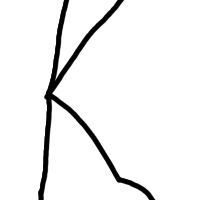
#> input picture computer-vision/test1.jpg, 200 x 200 px
$ python -i processing.py   (imports and definitions only)
#> lines starting #> are read from the running program, lines starting #| are printed output that depends on the picture; after the words box and inside, x2 and y2 are one past the last pixel; in counts of white or black regions, pixels touching at a corner belong together
#> further down, picture is the input picture: shape (200, 200, 3); min 0, max 255, mean 239.9
import cv2
import potrace

"""
Steps in image processing pipeline:
    1. extract paper from image
    2. turn into binary format to extract lines
        - adaptive thresholding
        - noise removal
    3. skeletonize image to get strokes
        - remove 'branches' in skeleton
    4. vectorise skeletonized image
        - convert to series of lines
        - convert sequential lines into curves
    5. normalise vector to correct proportions and angle
"""

#TODO
# find 4 coordinates of the corners of the paper and remove all components outside of it
# for now, assume flat a4 on contrasting surface
def extract_paper(image):
    final = image
    return final;

# find
def extract_lines(image):
    gray = cv2.cvtColor(image, cv2.COLOR_RGB2GRAY)

    blurred = cv2.GaussianBlur(gray, (5,5), 2)
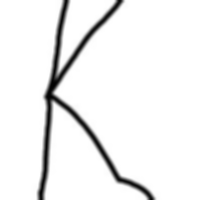
#> blurred: shape (200, 200); min 1, max 255, mean 239.9

    adaptive = cv2.adaptiveThreshold(blurred, 255, cv2.ADAPTIVE_THRESH_GAUSSIAN_C, cv2.THRESH_BINARY, 11, 2)
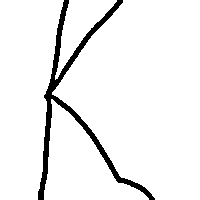
#> adaptive: shape (200, 200); 94% white; 1 black region, box (x1, y1, x2, y2) and area: (38, 0, 155, 200) 2393


    final = adaptive

    return final;

def skeletonize(image):
    image = cv2.ximgproc.thinning(image, image, cv2.ximgproc.THINNING_GUOHALL)
    # image = cv2.ximgproc.thinning(image)
    final = image
    return final;

def vectorize(image):
    bmp = potrace.Bitmap(image)
    final = image
    return final

>>> import cv2
>>> picture = cv2.cvtColor(cv2.imread('test1.jpg'), cv2.COLOR_BGR2RGB)
>>> result = extract_lines(picture)

$ run again, on computer-vision/test2.jpg
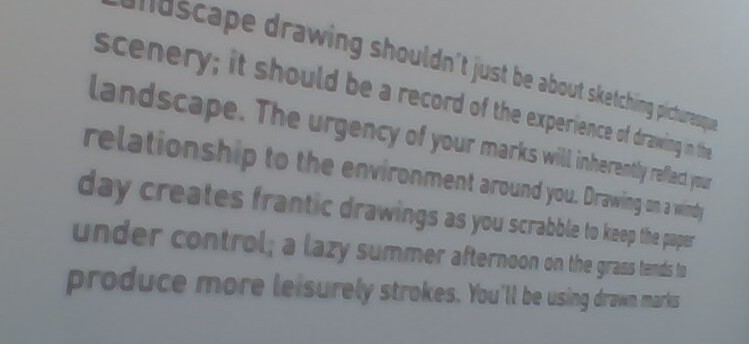
#> input picture computer-vision/test2.jpg, 749 x 344 px
#> in extract_lines, `adaptive = cv2.adaptiveThreshold(blurred, 255, cv2.ADAPTIVE_THRESH_GAU..`:
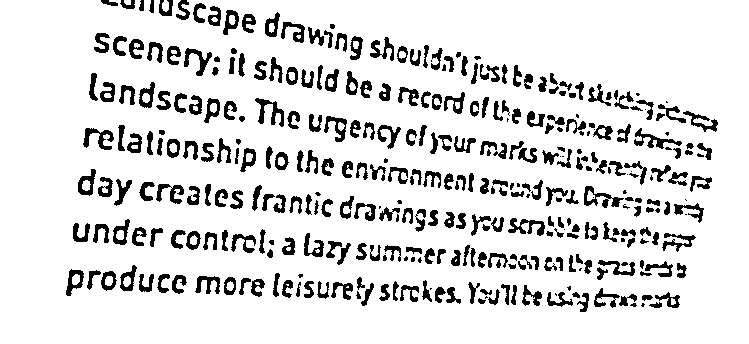
#> adaptive: shape (344, 749); 86.8% white; 359 black regions (45 under 20 px), largest, box (x1, y1, x2, y2) and area: (255, 98, 284, 127) 327, (584, 186, 624, 208) 322, (634, 128, 682, 149) 310

$ run again, on computer-vision/test3.jpg
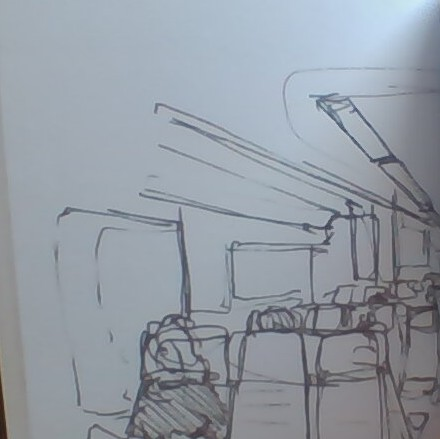
#> input picture computer-vision/test3.jpg, 440 x 439 px
#> in extract_lines, `gray = cv2.cvtColor(image, cv2.COLOR_RGB2GRAY)`:
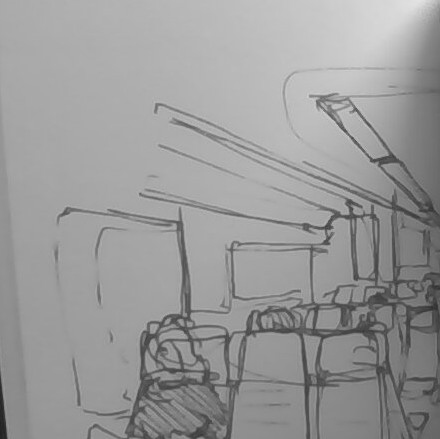
#> gray: shape (439, 440); min 33, max 226, mean 153.6
#> in extract_lines, `adaptive = cv2.adaptiveThreshold(blurred, 255, cv2.ADAPTIVE_THRESH_GAU..`:
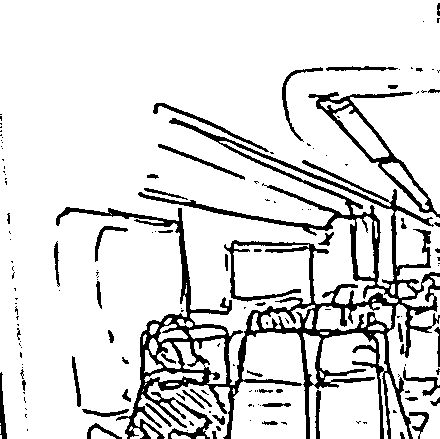
#> adaptive: shape (439, 440); 86.6% white; 154 black regions (103 under 20 px), largest, box (x1, y1, x2, y2) and area: (56, 118, 440, 439) 18825, (308, 92, 440, 218) 1812, (153, 103, 269, 152) 457
